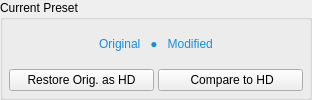
             <widget class="QGroupBox" name="compareSection">
              <property name="minimumSize">
               <size>
                <width>312</width>
                <height>0</height>
               </size>
              </property>
              <property name="maximumSize">
               <size>
                <width>312</width>
                <height>16777215</height>
               </size>
              </property>
              <property name="styleSheet">
               <string notr="true">QLabel {
    color: #168de0;
}
</string>
              </property>
              <property name="title">
               <string>Current Preset</string>
              </property>
              <layout class="QVBoxLayout" name="compLayout">
               <property name="leftMargin">
                <number>6</number>
               </property>
               <property name="topMargin">
                <number>4</number>
               </property>
               <property name="rightMargin">
                <number>6</number>
               </property>
               <property name="bottomMargin">
                <number>6</number>
               </property>
               <item>
                <widget class="QLabel" name="lblCompStatus">
                 <property name="text">
                  <string>Original   ●   Modified</string>
                 </property>
                 <property name="alignment">
                  <set>Qt::AlignmentFlag::AlignCenter</set>
                 </property>
                </widget>
               </item>
               <item>
                <layout class="QHBoxLayout" name="compBtnsLayout">
                 <property name="spacing">
                  <number>4</number>
                 </property>
                 <item>
                  <widget class="QPushButton" name="btnRestoreOrig">
                   <property name="styleSheet">
                    <string notr="true"/>
                   </property>
                   <property name="text">
                    <string>Restore Orig. as HD</string>
                   </property>
                  </widget>
                 </item>
                 <item>
                  <widget class="QPushButton" name="btnCompare">
                   <property name="styleSheet">
                    <string notr="true"/>
                   </property>
                   <property name="text">
                    <string> Compare to HD</string>
                   </property>
                  </widget>
                 </item>
                </layout>
               </item>
              </layout>
             </widget>
